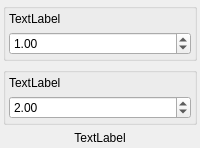
              <widget class="QWidget" name="Rapp_model_settings">
               <layout class="QVBoxLayout" name="verticalLayout_38">
                <property name="leftMargin">
                 <number>3</number>
                </property>
                <property name="topMargin">
                 <number>3</number>
                </property>
                <property name="rightMargin">
                 <number>3</number>
                </property>
                <property name="bottomMargin">
                 <number>3</number>
                </property>
                <item>
                 <widget class="QGroupBox" name="RappAsatCoef_groupBox">
                  <property name="sizePolicy">
                   <sizepolicy hsizetype="Preferred" vsizetype="Fixed">
                    <horstretch>0</horstretch>
                    <verstretch>0</verstretch>
                   </sizepolicy>
                  </property>
                  <property name="title">
                   <string/>
                  </property>
                  <layout class="QVBoxLayout" name="verticalLayout_40">
                   <property name="leftMargin">
                    <number>3</number>
                   </property>
                   <property name="topMargin">
                    <number>3</number>
                   </property>
                   <property name="rightMargin">
                    <number>3</number>
                   </property>
                   <property name="bottomMargin">
                    <number>3</number>
                   </property>
                   <item>
                    <widget class="QLabel" name="RappAsatCoef_label">
                     <property name="text">
                      <string>TextLabel</string>
                     </property>
                    </widget>
                   </item>
                   <item>
                    <widget class="QDoubleSpinBox" name="RappAsatCoef_doubleSpinBox">
                     <property name="singleStep">
                      <double>0.100000000000000</double>
                     </property>
                     <property name="value">
                      <double>1.000000000000000</double>
                     </property>
                    </widget>
                   </item>
                  </layout>
                 </widget>
                </item>
                <item>
                 <widget class="QGroupBox" name="RappPcoef_groupBox">
                  <property name="sizePolicy">
                   <sizepolicy hsizetype="Preferred" vsizetype="Fixed">
                    <horstretch>0</horstretch>
                    <verstretch>0</verstretch>
                   </sizepolicy>
                  </property>
                  <property name="title">
                   <string/>
                  </property>
                  <layout class="QVBoxLayout" name="verticalLayout_41">
                   <property name="leftMargin">
                    <number>3</number>
                   </property>
                   <property name="topMargin">
                    <number>3</number>
                   </property>
                   <property name="rightMargin">
                    <number>3</number>
                   </property>
                   <property name="bottomMargin">
                    <number>3</number>
                   </property>
                   <item>
                    <widget class="QLabel" name="RappPCoef_label">
                     <property name="text">
                      <string>TextLabel</string>
                     </property>
                    </widget>
                   </item>
                   <item>
                    <widget class="QDoubleSpinBox" name="RappPCoef_doubleSpinBox">
                     <property name="singleStep">
                      <double>0.100000000000000</double>
                     </property>
                     <property name="value">
                      <double>2.000000000000000</double>
                     </property>
                    </widget>
                   </item>
                  </layout>
                 </widget>
                </item>
                <item>
                 <widget class="QLabel" name="RappFormulaLabel">
                  <property name="text">
                   <string>TextLabel</string>
                  </property>
                  <property name="alignment">
                   <set>Qt::AlignmentFlag::AlignCenter</set>
                  </property>
                 </widget>
                </item>
               </layout>
              </widget>
